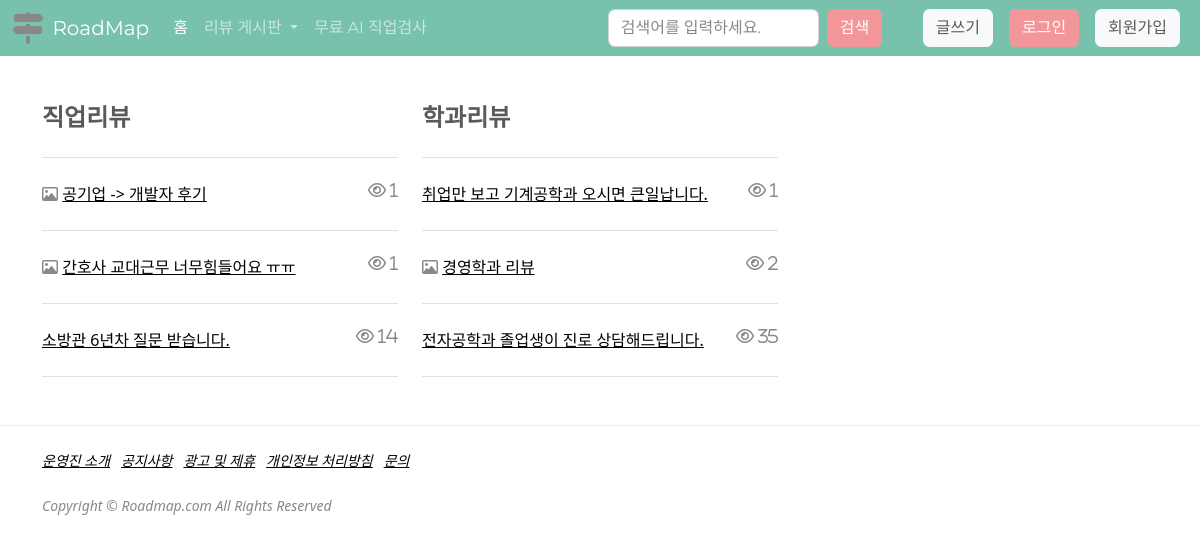
The app's page /, older data.
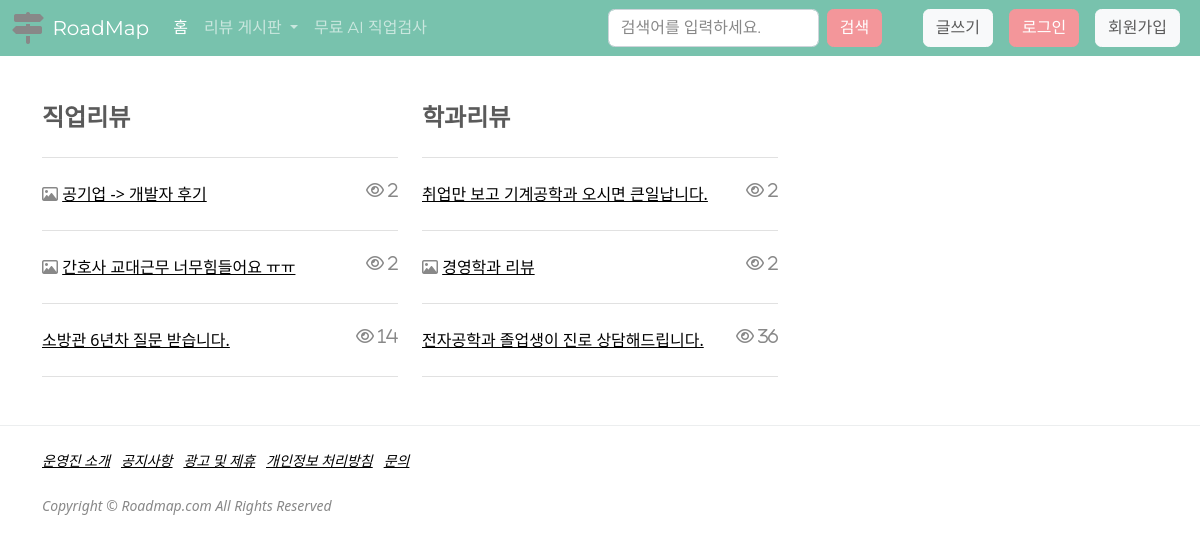
The same page, newer data.
### board/models.py (models this page shows, shortened)
class Post(models.Model):
    title = models.CharField(max_length=200, verbose_name="제목")
    contents = models.TextField(verbose_name="내용")
    writer = models.ForeignKey(
        'user.BoardMember', on_delete=models.CASCADE, null=True, verbose_name="작성자")
    created_at = models.DateTimeField(
        auto_now_add=True, null=True, verbose_name="작성일")
    updated_at = models.DateTimeField(
        auto_now=True, null=True, verbose_name="최종수정일")
    view_count = models.PositiveIntegerField(default=0, verbose_name="조회수")
    like_count = models.IntegerField(null=True, verbose_name="좋아요수")
    name_choices = (('직업리뷰', '직업리뷰'), ('학과리뷰', '학과리뷰'))
    name = models.CharField(
        max_length=200, null=True, choices=name_choices, verbose_name="게시판명")
    class Meta:
        db_table = 'boards'
        verbose_name = '게시판'
        verbose_name_plural = '게시판'

### main/views.py (the view)
# urls.py: path('', index, name='index'),
def index(request):
    job_models = Post.objects.filter(name='직업리뷰').order_by('-id')
    major_models = Post.objects.filter(name='학과리뷰').order_by('-id')
    return render(request, 'index.html', {'job_models': job_models, 'major_models': major_models, })

### main/templates/index.html
{% extends "base.html" %}
{% block body %}
{% load static %}
<div class="container">
  <div class="row">
      <div class="col-sm-4">
          <h4>직업리뷰</h4>
          <hr class="my-4" />
          {% for job_model in job_models %}
          {% if job_model.photo_set.all %}
          <div class="post-preview">
            <i class="far fa-image"></i>
            <a href="{% url 'board_detail' job_model.pk %}">
              <h7>{{job_model.title}}</h7>
            </a>
            <i class="far fa-eye float-md-end"> {{job_model.view_count}}</i>
          </div>
          <hr class="my-4" />
          {% else %}
          <div class="post-preview">
            <a href="{% url 'board_detail' job_model.pk %}">
              <h7>{{job_model.title}}</h7>
            </a>
            <i class="far fa-eye float-md-end"> {{job_model.view_count}}</i>
          </div>
          <hr class="my-4" />
          {% endif %}
          {% endfor %}
      </div>
      <div class="col-sm-4">
          <h4>학과리뷰</h4>
          <hr class="my-4" />
          {% for major_model in major_models %}
          {% if major_model.photo_set.all %}
          <div class="post-preview">
              <i class="far fa-image"></i>
              <a href="{% url 'board_detail' major_model.pk %}">
                <h7>{{major_model.title}}</h7>
              </a>
              <i class="far fa-eye float-md-end"> {{major_model.view_count}}</i>
          </div>
          <hr class="my-4" />
          {% else %}
          <div class="post-preview">
            <a href="{% url 'board_detail' major_model.pk %}">
              <h7>{{major_model.title}}</h7>
            </a>
            <i class="far fa-eye float-md-end"> {{major_model.view_count}}</i>
          </div>
        <hr class="my-4" />
          {% endif %}
          {% endfor %}
      </div>
      <div class="col-sm-4"></div>
  </div>
</div>
{% endblock body %}

Row changes from the older to the newer data that the page shows:
changed Post "공기업 -> 개발자 후기": view_count "1" → "2"
changed Post "간호사 교대근무 너무힘들어요 ㅠㅠ": view_count "1" → "2"
changed Post "취업만 보고 기계공학과 오시면 큰일납니다.": view_count "1" → "2"
changed Post "전자공학과 졸업생이 진로 상담해드립니다.": view_count "35" → "36"
